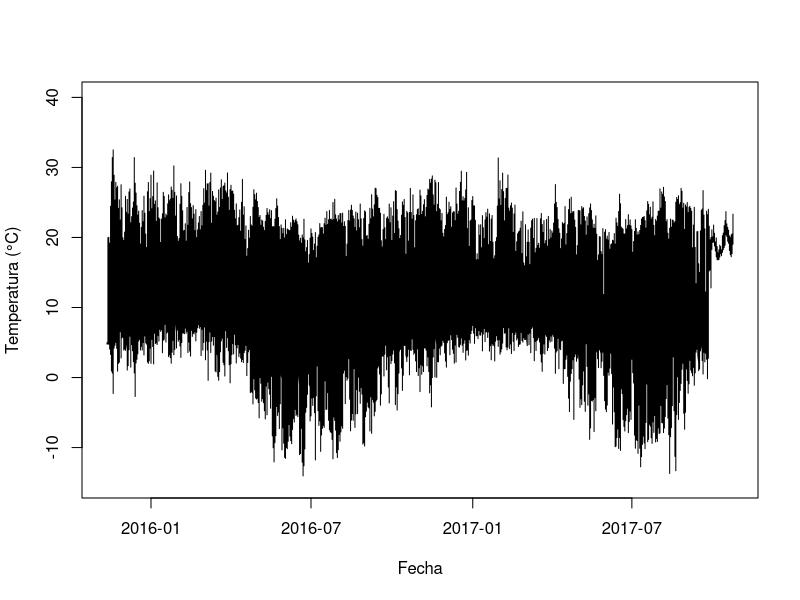
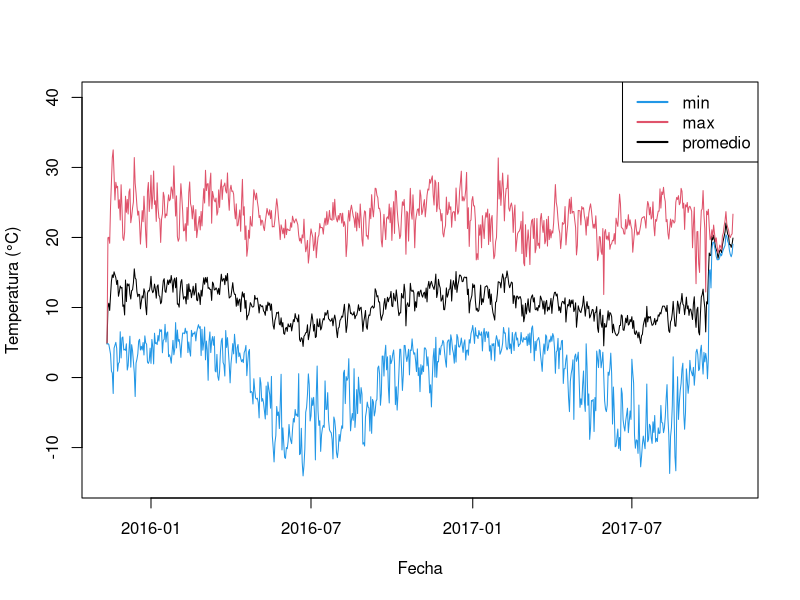
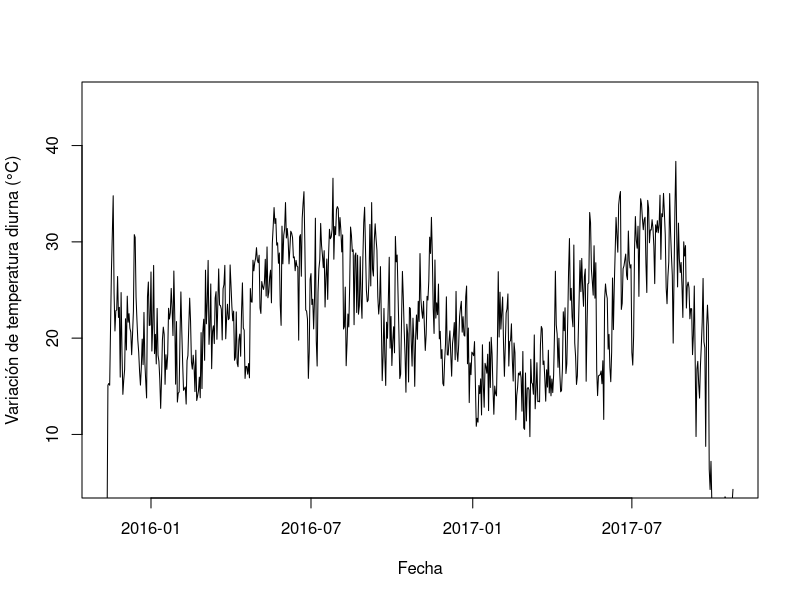
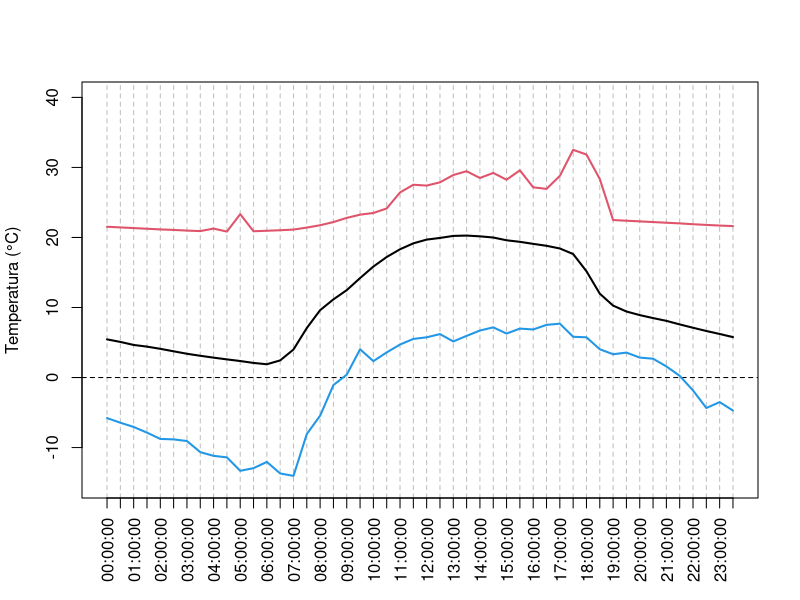
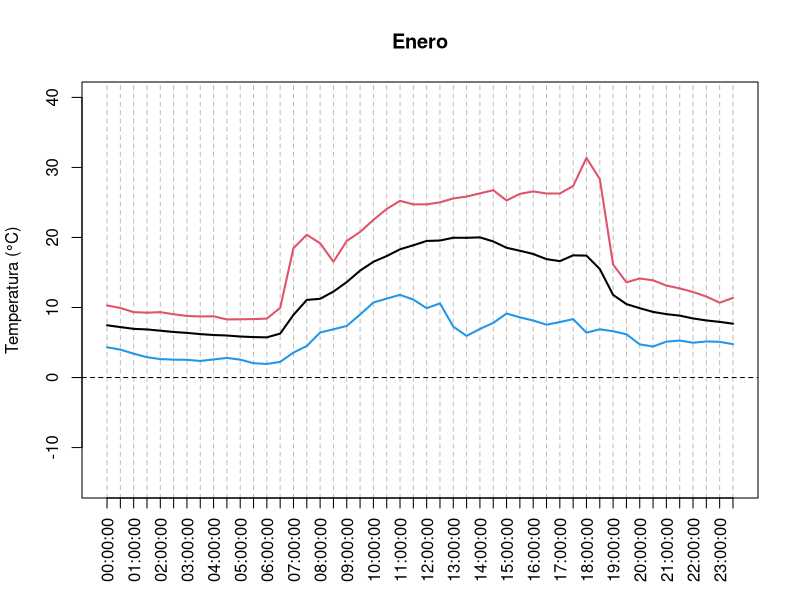
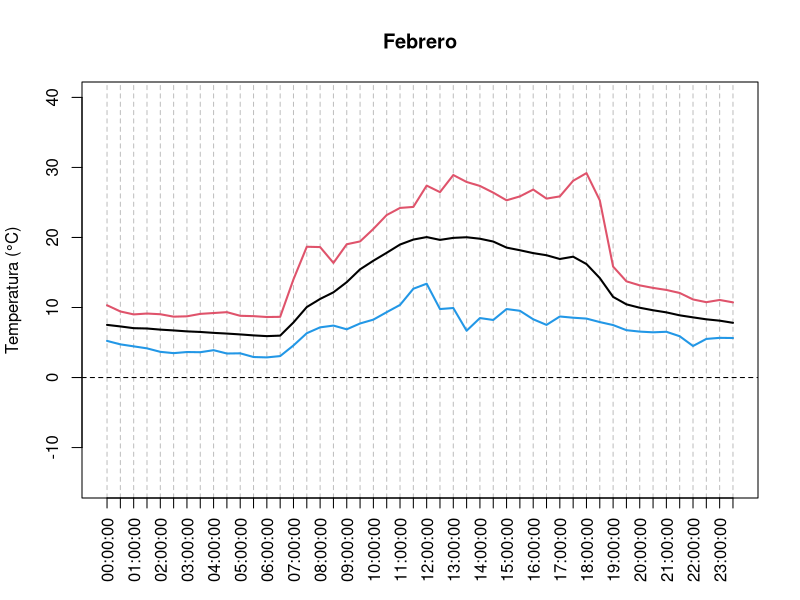
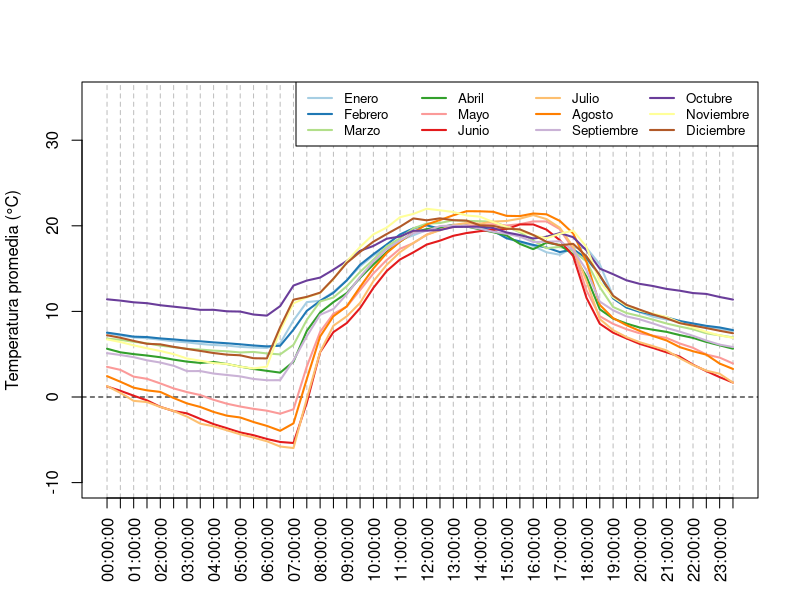
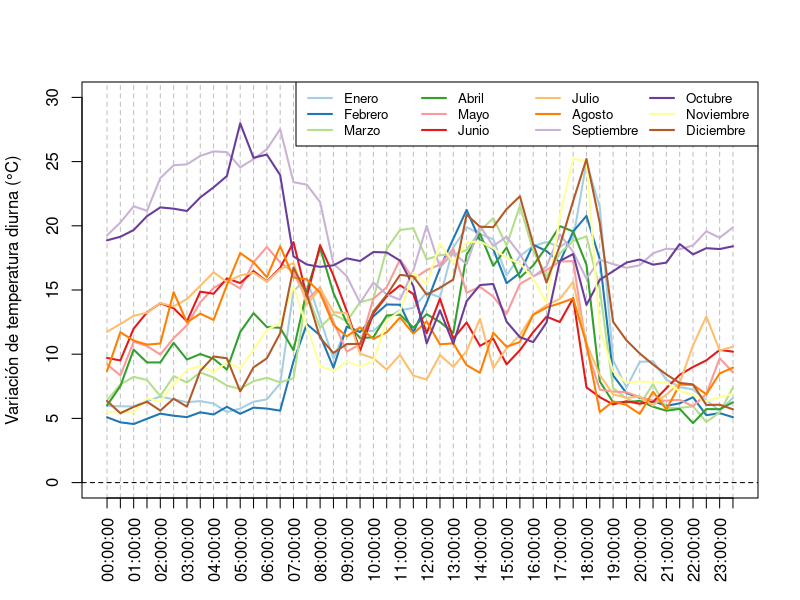

Reproduce these figures in R, in order.
## ---- chunk 1
bdd <- read.table("myFiles/E05C13.csv", skip = 1, header = TRUE, 
  sep = ",", dec = ".", stringsAsFactors = FALSE)
colnames(bdd) <- c("id", "date", "temp")
head(bdd)
tail(bdd)
str(bdd)
## ---- chunk 2
strsplit("11/12/15 23:00:00", split = " ")
## ---- chunk 3
strsplit("11/12/15 23:00:00", split = " ")[[1]]
## ---- chunk 4
bddDay <- sapply(strsplit(bdd[, 2], split = " "), "[[", 1)
head(bddDay)
## ---- chunk 5
bddDay <- as.factor(sapply(strsplit(bdd[, 2], split = " "), "[[", 1))
head(bddDay)
## ---- chunk 6
bddDay <- as.factor(sapply(strsplit(bdd[, 2], split = " "), "[[", 1))
udate <- unique(bddDay)
lev <- udate[sort.list(as.POSIXct(strptime(udate, "%m/%d/%y")))]
bddDay <- factor(bddDay, levels = lev)
head(bddDay)
## ---- chunk 7
bdd$bddDay <- bddDay
bdd$bddHour <- as.factor(sapply(strsplit(bdd[, 2], split = " "), "[[", 2))
head(bdd)
## ---- chunk 8
plot(x = as.Date(bdd$bddDay, format = "%m/%d/%y"), y = bdd$temp, 
	type = 'l', ylim = c(-15, 40), 
	xlab = "Fecha", ylab = "Temperatura (°C)")
## ---- chunk 9
tempDayMean <- aggregate(x = bdd[, 3], by = list(bdd[, 4]), FUN = mean)
tempDayMin <- aggregate(x = bdd[, 3], by = list(bdd[, 4]), FUN = min)
tempDayMax <- aggregate(x = bdd[, 3], by = list(bdd[, 4]), FUN = max)
plot(x = as.Date(tempDayMean[, 1], format = "%m/%d/%y"), 
	y = tempDayMean[, 2], type = 'l', ylim = c(-15, 40), 
	xlab = "Fecha", ylab = "Temperatura (°C)")
points(x = as.Date(tempDayMin[, 1], format = "%m/%d/%y"), 
	y = tempDayMin[, 2], type = 'l', col = 4)
points(x = as.Date(tempDayMax[, 1], format = "%m/%d/%y"), 
	y = tempDayMax[, 2], type = 'l', col = 2)
legend("topright", legend = c("min", "max", "promedio"), 
  lty = 1, lwd = 2, col = c(4, 2, 1))
## ---- chunk 10
tempDayTR <- tempDayMax[, 2] - tempDayMin[, 2]
plot(x = as.Date(tempDayMean[, 1], format = "%m/%d/%y"), 
	y = tempDayTR, type = 'l', ylim = c(5, 45), 
	xlab = "Fecha", ylab = "Variación de temperatura diurna (°C)")
## ---- chunk 11
tempHourMean <- aggregate(x = bdd[, 3], by = list(bdd[, 5]), FUN = mean)
tempHourMin <- aggregate(x = bdd[, 3], by = list(bdd[, 5]), FUN = min)
tempHourMax <- aggregate(x = bdd[, 3], by = list(bdd[, 5]), FUN = max)
hours <- seq(from = 0, to = 23.5, by = 0.5)
plot(x = hours, 
	y = tempHourMean[, 2], type = 'l', ylim = c(-15, 40), 
	xlab = "", ylab = "Temperatura (°C)", lwd = 2, 
	xaxt = "n", panel.first = {
		abline(v = hours, col = "gray", lty = 2)
		abline(h = 0, lty = 2)	
	})
axis(side = 1, at = hours, labels = tempHourMean[, 1], las = 2)
points(x = hours, y = tempHourMin[, 2], type = 'l', col = 4, lwd = 2)
points(x = hours, y = tempHourMax[, 2], type = 'l', col = 2, lwd = 2)
## ---- chunk 12
meses <- c("Enero", "Febrero", "Marzo", "Abril", "Mayo", "Junio", 
	"Julio", "Agosto", "Septiembre", "Octubre", "Noviembre", "Diciembre")
hours <- seq(from = 0, to = 23.5, by = 0.5)
bddMonth <- sapply(strsplit(as.character(bdd$bddDay), split = "/"), "[[", 1)
tempDayEachMonth <- lapply(sort(unique(bddMonth)), function(myMonth){
	bddX <- bdd[bddMonth == myMonth, ]
	tempHourMean <- aggregate(x = bddX[, 3], by = list(bddX[, 5]), FUN = mean)
	tempHourMin <- aggregate(x = bddX[, 3], by = list(bddX[, 5]), FUN = min)
	tempHourMax <- aggregate(x = bddX[, 3], by = list(bddX[, 5]), FUN = max)
	return(data.frame(tempHourMean, tempHourMin, tempHourMax))
})

# for (i in seq_along(tempDayEachMonth)){ # para todos los meses
for (i in 1:2){ # solo para Enero y Febrero 
	plot(x = hours, y = tempDayEachMonth[[i]][, 2], 
		type = 'l', ylim = c(-15, 40), 
		xlab = "", ylab = "Temperatura (°C)", lwd = 2, 
		main = meses[i],
		xaxt = "n", panel.first = {
			abline(v = hours, col = "gray", lty = 2)
			abline(h = 0, lty = 2)	
		})
	axis(side = 1, at = hours, labels = tempHourMean[, 1], las = 2)
	points(x = hours, y = tempDayEachMonth[[i]][, 4], 
		type = 'l', col = 4, lwd = 2)
	points(x = hours, y = tempDayEachMonth[[i]][, 6], 
		type = 'l', col = 2, lwd = 2)
}
## ---- chunk 13
plot(x = hours, y = tempDayEachMonth[[1]][, 2], type = 'n', ylim = c(-10, 35),
	xlab = "", ylab = "Temperatura promedia (°C)",
	xaxt = "n", 
	panel.first = {
		abline(v = hours, col = "gray", lty = 2)
		abline(h = 0, lty = 2)	
	})
axis(side = 1, at = hours, labels = tempHourMean[, 1], las = 2)
myColors <- c("#A6CEE3", "#1F78B4", "#B2DF8A", "#33A02C", "#FB9A99", 
	"#E31A1C", "#FDBF6F", "#FF7F00", "#CAB2D6", "#6A3D9A", "#FFFF99", 
	"#B15928")
for (i in seq_along(tempDayEachMonth)){
	points(x = hours, 
		y = tempDayEachMonth[[i]][, 2], 
		type = 'l', col = myColors[i], lwd = 2)
}
legend("topright", ncol = 4, legend = meses, col = myColors, 
	lty = 1, lwd = 2, cex = 0.8)

plot(x = hours, y = tempDayEachMonth[[1]][, 2], type = 'n', ylim = c(0, 30),
	xlab = "", ylab = "Variación de temperatura diurna (°C)",
	xaxt = "n", 
	panel.first = {
		abline(v = hours, col = "gray", lty = 2)
		abline(h = 0, lty = 2)	
	})
axis(side = 1, at = hours, labels = tempHourMean[, 1], las = 2)
myColors <- c("#A6CEE3", "#1F78B4", "#B2DF8A", "#33A02C", "#FB9A99", 
	"#E31A1C", "#FDBF6F", "#FF7F00", "#CAB2D6", "#6A3D9A", "#FFFF99", 
	"#B15928")
for (i in seq_along(tempDayEachMonth)){
	points(x = hours, 
		y = tempDayEachMonth[[i]][, 6] - tempDayEachMonth[[i]][, 4], 
		type = 'l', col = myColors[i], lwd = 2)
}
legend("topright", ncol = 4, legend = meses, col = myColors, 
	lty = 1, lwd = 2, cex = 0.8)
## ---- chunk 14
pkgCheck <- function(x){ 
	if (!require(x, character.only = TRUE)){
		install.packages(x, dependencies = TRUE)
		if(!require(x, character.only = TRUE)) {
			stop()
		}
	}
}
pkgCheck("ggplot2")
pkgCheck("ggridges")
pkgCheck("viridis")
meanTemps <- unlist(lapply(tempDayEachMonth, "[[", 2))
labelMonth <- rep(meses, each = 48)
dfTemps <- data.frame(month = labelMonth, value = meanTemps, 
  stringsAsFactors = FALSE)
dfTemps$month <- factor(dfTemps$month, levels = rev(meses))
p <- ggplot(data = dfTemps, aes(y = month, x = value,  fill = ..x..))
p <- p + geom_density_ridges_gradient(stat="binline")
p <- p + scale_fill_viridis(name = "Temp. [°C]", option = "C")
p <- p + xlab("Temperature") + ylab("") +
    theme(
      legend.position="none",
      panel.spacing = unit(0.1, "lines"),
      strip.text.x = element_text(size = 8)
    ) 
p
